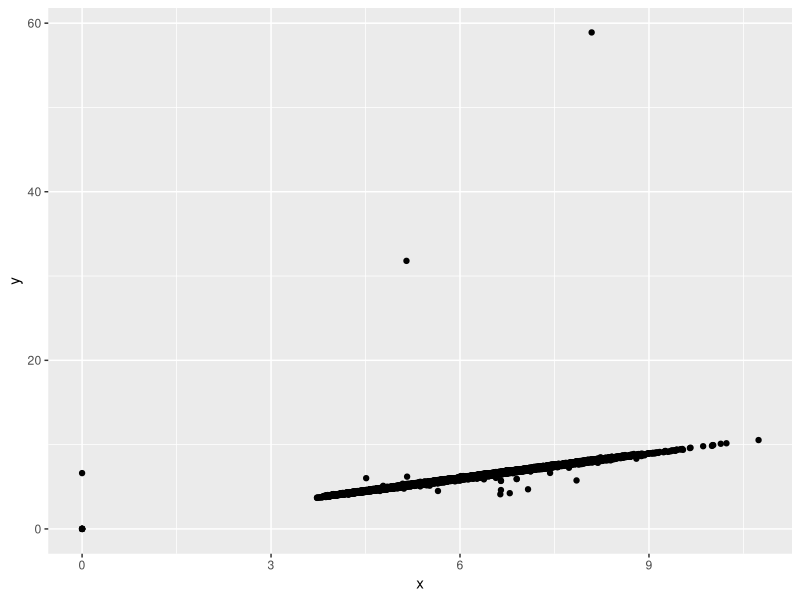
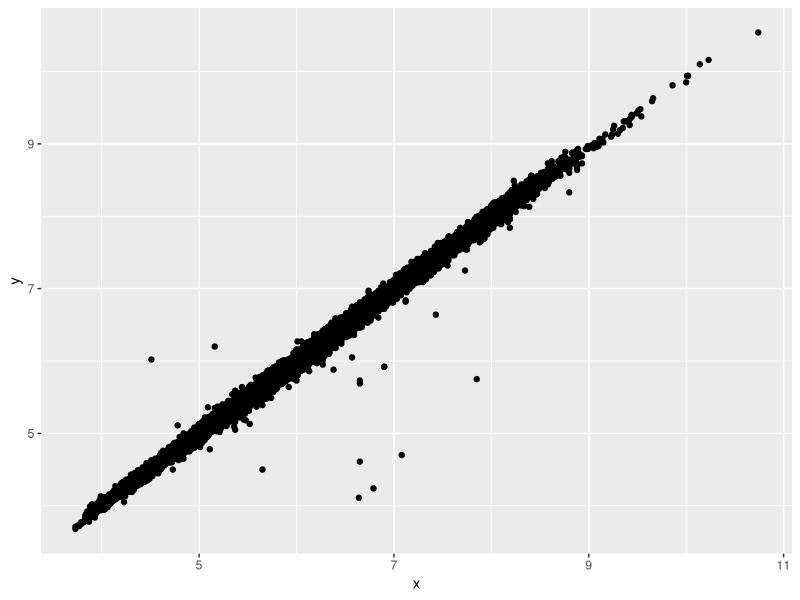

Source code (R) for these figures, in order:
## ---- chunk 1
df <- data.frame(name=c("John","Paul","George","Ringo"),
                 birth=c(1940, 1942, 1943, 1940),
                 insturment=c("guitar", "bass","guitar","drums") )
df

## ---- chunk 2
df[2,3]
## ---- chunk 3
df[c(2,4),3]
## ---- chunk 4
df[c(2,4),c(2,3)]

## ---- chunk 5
df[1:3, 1:2]
## ---- chunk 6
df[c(1,1,1,2,2), 1:3]
## ---- chunk 7
df[1:2,0]
## ---- chunk 8
df[-c(2:4), 2:3]
## ---- chunk 9
df[-c(2:4), 2:3]
## ---- chunk 10
vec <- c(6,1,3,6,10,5)
vec[]
## ---- chunk 11
df[1,]
## ---- chunk 12
df[,2]
## ---- chunk 13
names(vec) <- c("a","b","c","d","e","f")
vec
## ---- chunk 14
vec[c("a","b","d")]
## ---- chunk 15
df[ ,"birth"]
df[ ,c("name","birth")]
## ---- chunk 16
vec[c(FALSE,TRUE,FALSE,TRUE,TRUE,FALSE)]
## ---- chunk 17
df[c(FALSE,TRUE,TRUE,FALSE), ]
## ---- chunk 18
lst <- list(c(1,2), TRUE, c("a", "b", "c"))
lst
## ---- chunk 19
lst[c(1,2)]  # outputs a list with 2 objects
lst[1]       # outputs a list with 1 object
lst[[1]]     # outputs a vector
## ---- chunk 20
names(lst) <- c("alpha", "beta", "gamma")
lst
## ---- chunk 21
lst$alpha
lst$beta
lst$gamma
## ---- chunk 22
df$birth
## ---- chunk 23
# install.packages(c("ggplot2", "maps", "RColorBrewer"))
library("ggplot2")
library("maps")
library("RColorBrewer")
## ---- chunk 24
# assign diamonds
diamonds <- data.frame(diamonds)
## ---- chunk 25
# first 6 rows
diamonds[1:6,]
## ---- chunk 26
# last 6 rows
dim(diamonds)
ncol(diamonds) # number of columns

#one way
nrow(diamonds) # number of rows
nrow(diamonds) - 6
diamonds[53934:53940,]

# another way
diamonds[(nrow(diamonds)-6):nrow(diamonds),]
## ---- chunk 27
head(diamonds) 
tail(diamonds) 
## ---- chunk 28
1< 3
1> 3
c(1, 2, 3, 4, 5) > 3
## ---- chunk 29
logTable <- data.frame(Operator=c("x > y",
                                  "x >= y",
                                  "x < y",
                                  "x <= y",
                                  "x == y",
                                  "x != y",
                                  "x %in% c(y,z)"),
                       Tests=c("is x greater than y?",
                               "is x greater than or equal to y?",
                               "is x less than y?",
                               "is x less than or equal to y?",
                               "is x equal to y?",
                               "is x not equal to y?",
                               "is x in the set c(y,z)?"), stringsAsFactors = F)

library(knitr)
kable(logTable, caption = "Logical Operators")
## ---- chunk 30
1 %in% c(1, 2, 3, 4)
1 %in% c(2, 3, 4)
c(3,4,5,6) %in% c(2, 3, 4)
## ---- chunk 31
oprTable <- data.frame(Operator = c("a & b",
                                    "a | b",
                                    "xor(a,b)",
                                    "!(a)",
                                    "any(a,b,c)",
                                    "all(a,b,c)"),
                       Tests = c("both a and b are TRUE",
                                 "at least one of a and b is TRUE (or)",
                                 "a is TRUE or b is TRUE, but not both",
                                 "not a (TRUE goes to FALSE, FALSE goes to TRUE)",
                                 "at least one of a, b, or c is TRUE",
                                 "each of a, b, and c is TRUE" ), stringsAsFactors = F)

kable(oprTable, caption = "Boolean Operators")

## ---- chunk 32
w <- c(-1, 0, 1)
x <- c(5, 15)
y <- "February"
z <- c("Monday", "Tuesday", "Friday")
## ---- chunk 33
x_zeroes <- diamonds$x == 0
head(x_zeroes)
## ---- chunk 34
diamonds[x_zeroes, ]
## ---- chunk 35
diamonds[diamonds$x > 10, ]
## ---- chunk 36
big <- diamonds[diamonds$x > 10, ]
## ---- chunk 37
a <- c(1, NA)
a == NA
is.na(a)
## ---- chunk 38
b <- c(1, 2, 3, 4, NA)
sum(b)
sum(b, na.rm = TRUE)
## ---- chunk 39
qplot(x, y, data = diamonds)
## ---- chunk 40
summary(diamonds$x)
## ---- chunk 41
diamonds$x[diamonds$x == 0]
## ---- chunk 42
diamonds$x[diamonds$x == 0] <- NA  
## ---- chunk 43
summary(diamonds$x)
## ---- chunk 44
summary(diamonds$y)
## ---- chunk 45
diamonds$y[diamonds$y == 0] <- NA
## ---- chunk 46
y_big <- diamonds$y > 20 
diamonds$y[y_big] <- NA
## ---- chunk 47
summary(diamonds$y)
## ---- chunk 48
qplot(x, y, data = diamonds)
